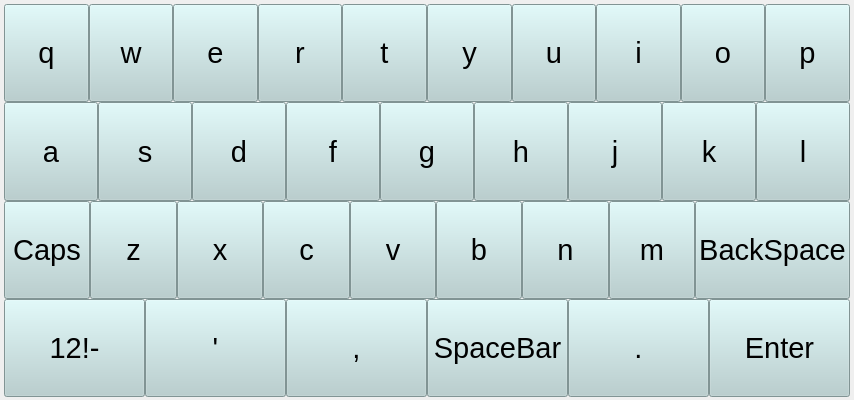
<?xml version="1.0" encoding="UTF-8"?>
<ui version="4.0">
 <class>keyboard</class>
 <widget class="QWidget" name="keyboard">
  <property name="geometry">
   <rect>
    <x>0</x>
    <y>0</y>
    <width>854</width>
    <height>400</height>
   </rect>
  </property>
  <property name="sizePolicy">
   <sizepolicy hsizetype="Fixed" vsizetype="Fixed">
    <horstretch>0</horstretch>
    <verstretch>0</verstretch>
   </sizepolicy>
  </property>
  <property name="maximumSize">
   <size>
    <width>1025</width>
    <height>16777215</height>
   </size>
  </property>
  <property name="windowTitle">
   <string>Form</string>
  </property>
  <layout class="QHBoxLayout" name="horizontalLayout_5">
   <property name="spacing">
    <number>0</number>
   </property>
   <property name="sizeConstraint">
    <enum>QLayout::SetMinAndMaxSize</enum>
   </property>
   <property name="leftMargin">
    <number>0</number>
   </property>
   <property name="topMargin">
    <number>0</number>
   </property>
   <property name="rightMargin">
    <number>0</number>
   </property>
   <property name="bottomMargin">
    <number>3</number>
   </property>
   <item>
    <layout class="QVBoxLayout" name="verticalLayout">
     <property name="spacing">
      <number>0</number>
     </property>
     <property name="sizeConstraint">
      <enum>QLayout::SetDefaultConstraint</enum>
     </property>
     <property name="leftMargin">
      <number>4</number>
     </property>
     <property name="topMargin">
      <number>4</number>
     </property>
     <property name="rightMargin">
      <number>4</number>
     </property>
     <property name="bottomMargin">
      <number>0</number>
     </property>
     <item>
      <layout class="QHBoxLayout" name="horizontalLayout">
       <property name="spacing">
        <number>0</number>
       </property>
       <property name="sizeConstraint">
        <enum>QLayout::SetMinAndMaxSize</enum>
       </property>
       <item>
        <widget class="QPushButton" name="pushButton_3">
         <property name="sizePolicy">
          <sizepolicy hsizetype="Minimum" vsizetype="MinimumExpanding">
           <horstretch>0</horstretch>
           <verstretch>0</verstretch>
          </sizepolicy>
         </property>
         <property name="font">
          <font>
           <pointsize>22</pointsize>
           <weight>50</weight>
           <bold>false</bold>
          </font>
         </property>
         <property name="styleSheet">
          <string notr="true">QPushButton{ background-color: rgb(180, 207, 207); }QPushButton:pressed{background-color: rgb(100, 100, 100); }
</string>
         </property>
         <property name="text">
          <string>q</string>
         </property>
        </widget>
       </item>
       <item>
        <widget class="QPushButton" name="pushButton_4">
         <property name="sizePolicy">
          <sizepolicy hsizetype="Minimum" vsizetype="MinimumExpanding">
           <horstretch>0</horstretch>
           <verstretch>0</verstretch>
          </sizepolicy>
         </property>
         <property name="font">
          <font>
           <pointsize>22</pointsize>
           <weight>50</weight>
           <bold>false</bold>
          </font>
         </property>
         <property name="styleSheet">
          <string notr="true">QPushButton{ background-color: rgb(180, 207, 207); }QPushButton:pressed{background-color: rgb(100, 100, 100); }</string>
         </property>
         <property name="text">
          <string>w</string>
         </property>
        </widget>
       </item>
       <item>
        <widget class="QPushButton" name="pushButton_5">
         <property name="sizePolicy">
          <sizepolicy hsizetype="Minimum" vsizetype="MinimumExpanding">
           <horstretch>0</horstretch>
           <verstretch>0</verstretch>
          </sizepolicy>
         </property>
         <property name="font">
          <font>
           <pointsize>22</pointsize>
           <weight>50</weight>
           <bold>false</bold>
          </font>
         </property>
         <property name="styleSheet">
          <string notr="true">QPushButton{ background-color: rgb(180, 207, 207); }QPushButton:pressed{background-color: rgb(100, 100, 100); }
</string>
         </property>
         <property name="text">
          <string>e</string>
         </property>
        </widget>
       </item>
       <item>
        <widget class="QPushButton" name="pushButton_6">
         <property name="sizePolicy">
          <sizepolicy hsizetype="Minimum" vsizetype="MinimumExpanding">
           <horstretch>0</horstretch>
           <verstretch>0</verstretch>
          </sizepolicy>
         </property>
         <property name="font">
          <font>
           <pointsize>22</pointsize>
           <weight>50</weight>
           <bold>false</bold>
          </font>
         </property>
         <property name="styleSheet">
          <string notr="true">QPushButton{ background-color: rgb(180, 207, 207); }QPushButton:pressed{background-color: rgb(100, 100, 100); }
</string>
         </property>
         <property name="text">
          <string>r</string>
         </property>
        </widget>
       </item>
       <item>
        <widget class="QPushButton" name="pushButton_7">
         <property name="sizePolicy">
          <sizepolicy hsizetype="Minimum" vsizetype="MinimumExpanding">
           <horstretch>0</horstretch>
           <verstretch>0</verstretch>
          </sizepolicy>
         </property>
         <property name="font">
          <font>
           <pointsize>22</pointsize>
           <weight>50</weight>
           <bold>false</bold>
          </font>
         </property>
         <property name="styleSheet">
          <string notr="true">QPushButton{ background-color: rgb(180, 207, 207); }QPushButton:pressed{background-color: rgb(100, 100, 100); }</string>
         </property>
         <property name="text">
          <string>t</string>
         </property>
        </widget>
       </item>
       <item>
        <widget class="QPushButton" name="pushButton_8">
         <property name="sizePolicy">
          <sizepolicy hsizetype="Minimum" vsizetype="MinimumExpanding">
           <horstretch>0</horstretch>
           <verstretch>0</verstretch>
          </sizepolicy>
         </property>
         <property name="font">
          <font>
           <pointsize>22</pointsize>
           <weight>50</weight>
           <bold>false</bold>
          </font>
         </property>
         <property name="styleSheet">
          <string notr="true">QPushButton{ background-color: rgb(180, 207, 207); }QPushButton:pressed{background-color: rgb(100, 100, 100); }
</string>
         </property>
         <property name="text">
          <string>y</string>
         </property>
        </widget>
       </item>
       <item>
        <widget class="QPushButton" name="pushButton_9">
         <property name="sizePolicy">
          <sizepolicy hsizetype="Minimum" vsizetype="MinimumExpanding">
           <horstretch>0</horstretch>
           <verstretch>0</verstretch>
          </sizepolicy>
         </property>
         <property name="font">
          <font>
           <pointsize>22</pointsize>
           <weight>50</weight>
           <bold>false</bold>
          </font>
         </property>
         <property name="styleSheet">
          <string notr="true">QPushButton{ background-color: rgb(180, 207, 207); }QPushButton:pressed{background-color: rgb(100, 100, 100); }
</string>
         </property>
         <property name="text">
          <string>u</string>
         </property>
        </widget>
       </item>
       <item>
        <widget class="QPushButton" name="pushButton_10">
         <property name="sizePolicy">
          <sizepolicy hsizetype="Minimum" vsizetype="MinimumExpanding">
           <horstretch>0</horstretch>
           <verstretch>0</verstretch>
          </sizepolicy>
         </property>
         <property name="font">
          <font>
           <pointsize>22</pointsize>
           <weight>50</weight>
           <bold>false</bold>
          </font>
         </property>
         <property name="styleSheet">
          <string notr="true">QPushButton{ background-color: rgb(180, 207, 207); }QPushButton:pressed{background-color: rgb(100, 100, 100); }</string>
         </property>
         <property name="text">
          <string>i</string>
         </property>
        </widget>
       </item>
       <item>
        <widget class="QPushButton" name="pushButton_11">
         <property name="sizePolicy">
          <sizepolicy hsizetype="Minimum" vsizetype="MinimumExpanding">
           <horstretch>0</horstretch>
           <verstretch>0</verstretch>
          </sizepolicy>
         </property>
         <property name="font">
          <font>
           <pointsize>22</pointsize>
           <weight>50</weight>
           <bold>false</bold>
          </font>
         </property>
         <property name="styleSheet">
          <string notr="true">QPushButton{ background-color: rgb(180, 207, 207); }QPushButton:pressed{background-color: rgb(100, 100, 100); }
</string>
         </property>
         <property name="text">
          <string>o</string>
         </property>
        </widget>
       </item>
       <item>
        <widget class="QPushButton" name="pushButton_12">
         <property name="sizePolicy">
          <sizepolicy hsizetype="Minimum" vsizetype="MinimumExpanding">
           <horstretch>0</horstretch>
           <verstretch>0</verstretch>
          </sizepolicy>
         </property>
         <property name="font">
          <font>
           <pointsize>22</pointsize>
           <weight>50</weight>
           <bold>false</bold>
          </font>
         </property>
         <property name="styleSheet">
          <string notr="true">QPushButton{ background-color: rgb(180, 207, 207); }QPushButton:pressed{background-color: rgb(100, 100, 100); }
</string>
         </property>
         <property name="text">
          <string>p</string>
         </property>
        </widget>
       </item>
      </layout>
     </item>
     <item>
      <layout class="QHBoxLayout" name="horizontalLayout_2">
       <property name="spacing">
        <number>0</number>
       </property>
       <property name="sizeConstraint">
        <enum>QLayout::SetMinAndMaxSize</enum>
       </property>
       <item>
        <widget class="QPushButton" name="pushButton_13">
         <property name="sizePolicy">
          <sizepolicy hsizetype="Minimum" vsizetype="MinimumExpanding">
           <horstretch>0</horstretch>
           <verstretch>0</verstretch>
          </sizepolicy>
         </property>
         <property name="font">
          <font>
           <pointsize>22</pointsize>
           <weight>50</weight>
           <bold>false</bold>
          </font>
         </property>
         <property name="styleSheet">
          <string notr="true">QPushButton{ background-color: rgb(180, 207, 207); }QPushButton:pressed{background-color: rgb(100, 100, 100); }
</string>
         </property>
         <property name="text">
          <string>a</string>
         </property>
        </widget>
       </item>
       <item>
        <widget class="QPushButton" name="pushButton_21">
         <property name="sizePolicy">
          <sizepolicy hsizetype="Minimum" vsizetype="MinimumExpanding">
           <horstretch>0</horstretch>
           <verstretch>0</verstretch>
          </sizepolicy>
         </property>
         <property name="font">
          <font>
           <pointsize>22</pointsize>
           <weight>50</weight>
           <bold>false</bold>
          </font>
         </property>
         <property name="styleSheet">
          <string notr="true">QPushButton{ background-color: rgb(180, 207, 207); }QPushButton:pressed{background-color: rgb(100, 100, 100); }
</string>
         </property>
         <property name="text">
          <string>s</string>
         </property>
        </widget>
       </item>
       <item>
        <widget class="QPushButton" name="pushButton_17">
         <property name="sizePolicy">
          <sizepolicy hsizetype="Minimum" vsizetype="MinimumExpanding">
           <horstretch>0</horstretch>
           <verstretch>0</verstretch>
          </sizepolicy>
         </property>
         <property name="font">
          <font>
           <pointsize>22</pointsize>
           <weight>50</weight>
           <bold>false</bold>
          </font>
         </property>
         <property name="styleSheet">
          <string notr="true">QPushButton{ background-color: rgb(180, 207, 207); }QPushButton:pressed{background-color: rgb(100, 100, 100); }
</string>
         </property>
         <property name="text">
          <string>d</string>
         </property>
        </widget>
       </item>
       <item>
        <widget class="QPushButton" name="pushButton_18">
         <property name="sizePolicy">
          <sizepolicy hsizetype="Minimum" vsizetype="MinimumExpanding">
           <horstretch>0</horstretch>
           <verstretch>0</verstretch>
          </sizepolicy>
         </property>
         <property name="font">
          <font>
           <pointsize>22</pointsize>
           <weight>50</weight>
           <bold>false</bold>
          </font>
         </property>
         <property name="styleSheet">
          <string notr="true">QPushButton{ background-color: rgb(180, 207, 207); }QPushButton:pressed{background-color: rgb(100, 100, 100); }
</string>
         </property>
         <property name="text">
          <string>f</string>
         </property>
        </widget>
       </item>
       <item>
        <widget class="QPushButton" name="pushButton_16">
         <property name="sizePolicy">
          <sizepolicy hsizetype="Minimum" vsizetype="MinimumExpanding">
           <horstretch>0</horstretch>
           <verstretch>0</verstretch>
          </sizepolicy>
         </property>
         <property name="font">
          <font>
           <pointsize>22</pointsize>
           <weight>50</weight>
           <bold>false</bold>
          </font>
         </property>
         <property name="styleSheet">
          <string notr="true">QPushButton{ background-color: rgb(180, 207, 207); }QPushButton:pressed{background-color: rgb(100, 100, 100); }</string>
         </property>
         <property name="text">
          <string>g</string>
         </property>
        </widget>
       </item>
       <item>
        <widget class="QPushButton" name="pushButton_14">
         <property name="sizePolicy">
          <sizepolicy hsizetype="Minimum" vsizetype="MinimumExpanding">
           <horstretch>0</horstretch>
           <verstretch>0</verstretch>
          </sizepolicy>
         </property>
         <property name="font">
          <font>
           <pointsize>22</pointsize>
           <weight>50</weight>
           <bold>false</bold>
          </font>
         </property>
         <property name="styleSheet">
          <string notr="true">QPushButton{ background-color: rgb(180, 207, 207); }QPushButton:pressed{background-color: rgb(100, 100, 100); }
</string>
         </property>
         <property name="text">
          <string>h</string>
         </property>
        </widget>
       </item>
       <item>
        <widget class="QPushButton" name="pushButton_19">
         <property name="sizePolicy">
          <sizepolicy hsizetype="Minimum" vsizetype="MinimumExpanding">
           <horstretch>0</horstretch>
           <verstretch>0</verstretch>
          </sizepolicy>
         </property>
         <property name="font">
          <font>
           <pointsize>22</pointsize>
           <weight>50</weight>
           <bold>false</bold>
          </font>
         </property>
         <property name="styleSheet">
          <string notr="true">QPushButton{ background-color: rgb(180, 207, 207); }QPushButton:pressed{background-color: rgb(100, 100, 100); }
</string>
         </property>
         <property name="text">
          <string>j</string>
         </property>
        </widget>
       </item>
       <item>
        <widget class="QPushButton" name="pushButton_15">
         <property name="sizePolicy">
          <sizepolicy hsizetype="Minimum" vsizetype="MinimumExpanding">
           <horstretch>0</horstretch>
           <verstretch>0</verstretch>
          </sizepolicy>
         </property>
         <property name="font">
          <font>
           <pointsize>22</pointsize>
           <weight>50</weight>
           <bold>false</bold>
          </font>
         </property>
         <property name="styleSheet">
          <string notr="true">QPushButton{ background-color: rgb(180, 207, 207); }QPushButton:pressed{background-color: rgb(100, 100, 100); }</string>
         </property>
         <property name="text">
          <string>k</string>
         </property>
        </widget>
       </item>
       <item>
        <widget class="QPushButton" name="pushButton_20">
         <property name="sizePolicy">
          <sizepolicy hsizetype="Minimum" vsizetype="MinimumExpanding">
           <horstretch>0</horstretch>
           <verstretch>0</verstretch>
          </sizepolicy>
         </property>
         <property name="font">
          <font>
           <pointsize>22</pointsize>
           <weight>50</weight>
           <bold>false</bold>
          </font>
         </property>
         <property name="styleSheet">
          <string notr="true">QPushButton{ background-color: rgb(180, 207, 207); }QPushButton:pressed{background-color: rgb(100, 100, 100); }</string>
         </property>
         <property name="text">
          <string>l</string>
         </property>
        </widget>
       </item>
      </layout>
     </item>
     <item>
      <layout class="QHBoxLayout" name="horizontalLayout_3">
       <property name="spacing">
        <number>0</number>
       </property>
       <property name="sizeConstraint">
        <enum>QLayout::SetMinAndMaxSize</enum>
       </property>
       <item>
        <widget class="QPushButton" name="pushButton_30">
         <property name="sizePolicy">
          <sizepolicy hsizetype="Minimum" vsizetype="MinimumExpanding">
           <horstretch>0</horstretch>
           <verstretch>0</verstretch>
          </sizepolicy>
         </property>
         <property name="font">
          <font>
           <pointsize>22</pointsize>
           <weight>50</weight>
           <bold>false</bold>
          </font>
         </property>
         <property name="styleSheet">
          <string notr="true">QPushButton{ background-color: rgb(180, 207, 207); }QPushButton:pressed{background-color: rgb(100, 100, 100); }
</string>
         </property>
         <property name="text">
          <string>Caps</string>
         </property>
        </widget>
       </item>
       <item>
        <widget class="QPushButton" name="pushButton_28">
         <property name="sizePolicy">
          <sizepolicy hsizetype="Minimum" vsizetype="MinimumExpanding">
           <horstretch>0</horstretch>
           <verstretch>0</verstretch>
          </sizepolicy>
         </property>
         <property name="font">
          <font>
           <pointsize>22</pointsize>
           <weight>50</weight>
           <bold>false</bold>
          </font>
         </property>
         <property name="styleSheet">
          <string notr="true">QPushButton{ background-color: rgb(180, 207, 207); }QPushButton:pressed{background-color: rgb(100, 100, 100); }
</string>
         </property>
         <property name="text">
          <string>z</string>
         </property>
        </widget>
       </item>
       <item>
        <widget class="QPushButton" name="pushButton_25">
         <property name="sizePolicy">
          <sizepolicy hsizetype="Minimum" vsizetype="MinimumExpanding">
           <horstretch>0</horstretch>
           <verstretch>0</verstretch>
          </sizepolicy>
         </property>
         <property name="font">
          <font>
           <pointsize>22</pointsize>
           <weight>50</weight>
           <bold>false</bold>
          </font>
         </property>
         <property name="styleSheet">
          <string notr="true">QPushButton{ background-color: rgb(180, 207, 207); }QPushButton:pressed{background-color: rgb(100, 100, 100); }</string>
         </property>
         <property name="text">
          <string>x</string>
         </property>
        </widget>
       </item>
       <item>
        <widget class="QPushButton" name="pushButton_26">
         <property name="sizePolicy">
          <sizepolicy hsizetype="Minimum" vsizetype="MinimumExpanding">
           <horstretch>0</horstretch>
           <verstretch>0</verstretch>
          </sizepolicy>
         </property>
         <property name="font">
          <font>
           <pointsize>22</pointsize>
           <weight>50</weight>
           <bold>false</bold>
          </font>
         </property>
         <property name="styleSheet">
          <string notr="true">QPushButton{ background-color: rgb(180, 207, 207); }QPushButton:pressed{background-color: rgb(100, 100, 100); }</string>
         </property>
         <property name="text">
          <string>c</string>
         </property>
        </widget>
       </item>
       <item>
        <widget class="QPushButton" name="pushButton_24">
         <property name="sizePolicy">
          <sizepolicy hsizetype="Minimum" vsizetype="MinimumExpanding">
           <horstretch>0</horstretch>
           <verstretch>0</verstretch>
          </sizepolicy>
         </property>
         <property name="font">
          <font>
           <pointsize>22</pointsize>
           <weight>50</weight>
           <bold>false</bold>
          </font>
         </property>
         <property name="styleSheet">
          <string notr="true">QPushButton{ background-color: rgb(180, 207, 207); }QPushButton:pressed{background-color: rgb(100, 100, 100); }
</string>
         </property>
         <property name="text">
          <string>v</string>
         </property>
        </widget>
       </item>
       <item>
        <widget class="QPushButton" name="pushButton_23">
         <property name="sizePolicy">
          <sizepolicy hsizetype="Minimum" vsizetype="MinimumExpanding">
           <horstretch>0</horstretch>
           <verstretch>0</verstretch>
          </sizepolicy>
         </property>
         <property name="font">
          <font>
           <pointsize>22</pointsize>
           <weight>50</weight>
           <bold>false</bold>
          </font>
         </property>
         <property name="styleSheet">
          <string notr="true">QPushButton{ background-color: rgb(180, 207, 207); }QPushButton:pressed{background-color: rgb(100, 100, 100); }
</string>
         </property>
         <property name="text">
          <string>b</string>
         </property>
        </widget>
       </item>
       <item>
        <widget class="QPushButton" name="pushButton_27">
         <property name="sizePolicy">
          <sizepolicy hsizetype="Minimum" vsizetype="MinimumExpanding">
           <horstretch>0</horstretch>
           <verstretch>0</verstretch>
          </sizepolicy>
         </property>
         <property name="font">
          <font>
           <pointsize>22</pointsize>
           <weight>50</weight>
           <bold>false</bold>
          </font>
         </property>
         <property name="styleSheet">
          <string notr="true">QPushButton{ background-color: rgb(180, 207, 207); }QPushButton:pressed{background-color: rgb(100, 100, 100); }</string>
         </property>
         <property name="text">
          <string>n</string>
         </property>
        </widget>
       </item>
       <item>
        <widget class="QPushButton" name="pushButton_22">
         <property name="sizePolicy">
          <sizepolicy hsizetype="Minimum" vsizetype="MinimumExpanding">
           <horstretch>0</horstretch>
           <verstretch>0</verstretch>
          </sizepolicy>
         </property>
         <property name="font">
          <font>
           <pointsize>22</pointsize>
           <weight>50</weight>
           <bold>false</bold>
          </font>
         </property>
         <property name="styleSheet">
          <string notr="true">QPushButton{ background-color: rgb(180, 207, 207); }QPushButton:pressed{background-color: rgb(100, 100, 100); }</string>
         </property>
         <property name="text">
          <string>m</string>
         </property>
        </widget>
       </item>
       <item>
        <widget class="QPushButton" name="pushButton_29">
         <property name="sizePolicy">
          <sizepolicy hsizetype="Minimum" vsizetype="MinimumExpanding">
           <horstretch>0</horstretch>
           <verstretch>0</verstretch>
          </sizepolicy>
         </property>
         <property name="font">
          <font>
           <pointsize>22</pointsize>
           <weight>50</weight>
           <bold>false</bold>
          </font>
         </property>
         <property name="styleSheet">
          <string notr="true">QPushButton{ background-color: rgb(180, 207, 207); }QPushButton:pressed{background-color: rgb(100, 100, 100); }
</string>
         </property>
         <property name="text">
          <string>BackSpace</string>
         </property>
        </widget>
       </item>
      </layout>
     </item>
     <item>
      <layout class="QHBoxLayout" name="horizontalLayout_4">
       <property name="spacing">
        <number>0</number>
       </property>
       <property name="sizeConstraint">
        <enum>QLayout::SetMinAndMaxSize</enum>
       </property>
       <item>
        <widget class="QPushButton" name="pushButton_31">
         <property name="sizePolicy">
          <sizepolicy hsizetype="Minimum" vsizetype="MinimumExpanding">
           <horstretch>0</horstretch>
           <verstretch>0</verstretch>
          </sizepolicy>
         </property>
         <property name="font">
          <font>
           <pointsize>22</pointsize>
           <weight>50</weight>
           <bold>false</bold>
          </font>
         </property>
         <property name="styleSheet">
          <string notr="true">QPushButton{ background-color: rgb(180, 207, 207); }QPushButton:pressed{background-color: rgb(100, 100, 100); }
</string>
         </property>
         <property name="text">
          <string>12!-</string>
         </property>
        </widget>
       </item>
       <item>
        <widget class="QPushButton" name="pushButton_32">
         <property name="sizePolicy">
          <sizepolicy hsizetype="Minimum" vsizetype="MinimumExpanding">
           <horstretch>0</horstretch>
           <verstretch>0</verstretch>
          </sizepolicy>
         </property>
         <property name="font">
          <font>
           <pointsize>22</pointsize>
           <weight>50</weight>
           <bold>false</bold>
          </font>
         </property>
         <property name="styleSheet">
          <string notr="true">QPushButton{ background-color: rgb(180, 207, 207); }QPushButton:pressed{background-color: rgb(100, 100, 100); }
</string>
         </property>
         <property name="text">
          <string>'</string>
         </property>
        </widget>
       </item>
       <item>
        <widget class="QPushButton" name="pushButton_39">
         <property name="sizePolicy">
          <sizepolicy hsizetype="Minimum" vsizetype="MinimumExpanding">
           <horstretch>0</horstretch>
           <verstretch>0</verstretch>
          </sizepolicy>
         </property>
         <property name="font">
          <font>
           <pointsize>22</pointsize>
           <weight>50</weight>
           <bold>false</bold>
          </font>
         </property>
         <property name="styleSheet">
          <string notr="true">QPushButton{ background-color: rgb(180, 207, 207); }QPushButton:pressed{background-color: rgb(100, 100, 100); }
</string>
         </property>
         <property name="text">
          <string>,</string>
         </property>
        </widget>
       </item>
       <item>
        <widget class="QPushButton" name="pushButton_38">
         <property name="sizePolicy">
          <sizepolicy hsizetype="Minimum" vsizetype="MinimumExpanding">
           <horstretch>0</horstretch>
           <verstretch>0</verstretch>
          </sizepolicy>
         </property>
         <property name="font">
          <font>
           <pointsize>22</pointsize>
           <weight>50</weight>
           <bold>false</bold>
          </font>
         </property>
         <property name="styleSheet">
          <string notr="true">QPushButton{ background-color: rgb(180, 207, 207); }QPushButton:pressed{background-color: rgb(100, 100, 100); }
</string>
         </property>
         <property name="text">
          <string>SpaceBar</string>
         </property>
        </widget>
       </item>
       <item>
        <widget class="QPushButton" name="pushButton_35">
         <property name="sizePolicy">
          <sizepolicy hsizetype="Minimum" vsizetype="MinimumExpanding">
           <horstretch>0</horstretch>
           <verstretch>0</verstretch>
          </sizepolicy>
         </property>
         <property name="font">
          <font>
           <pointsize>22</pointsize>
           <weight>50</weight>
           <bold>false</bold>
          </font>
         </property>
         <property name="styleSheet">
          <string notr="true">QPushButton{ background-color: rgb(180, 207, 207); }QPushButton:pressed{background-color: rgb(100, 100, 100); }</string>
         </property>
         <property name="text">
          <string>.</string>
         </property>
        </widget>
       </item>
       <item>
        <widget class="QPushButton" name="pushButton_37">
         <property name="sizePolicy">
          <sizepolicy hsizetype="Minimum" vsizetype="MinimumExpanding">
           <horstretch>0</horstretch>
           <verstretch>0</verstretch>
          </sizepolicy>
         </property>
         <property name="font">
          <font>
           <pointsize>22</pointsize>
           <weight>50</weight>
           <bold>false</bold>
          </font>
         </property>
         <property name="styleSheet">
          <string notr="true">QPushButton{ background-color: rgb(180, 207, 207); }QPushButton:pressed{background-color: rgb(100, 100, 100); }
</string>
         </property>
         <property name="text">
          <string>Enter</string>
         </property>
        </widget>
       </item>
      </layout>
     </item>
    </layout>
   </item>
  </layout>
 </widget>
 <resources/>
 <connections/>
</ui>
